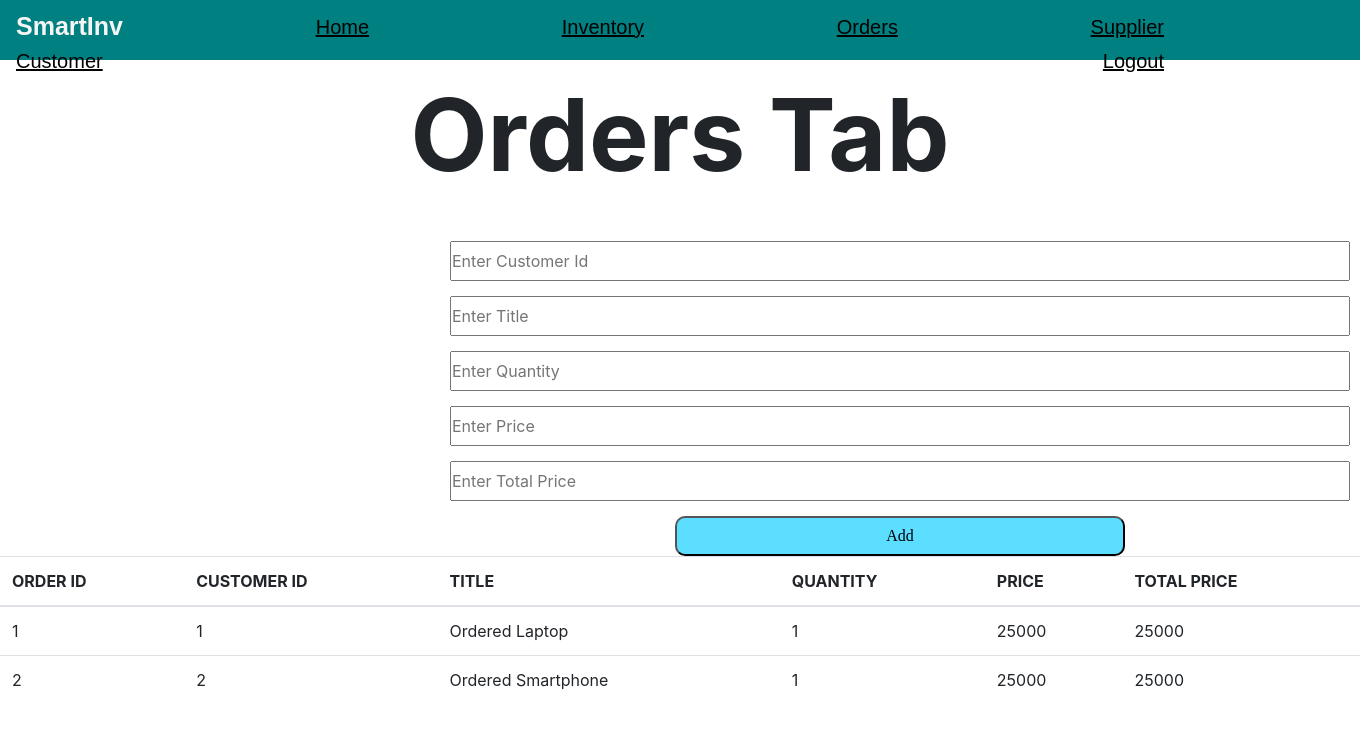
/orders.php, run on the app's committed database.
### tables this page shows
CREATE TABLE `orders` (
  `ord_id` int(11) NOT NULL,
  `c_id` int(11) DEFAULT NULL,
  `title` varchar(50) DEFAULT NULL,
  `quantity` int(11) DEFAULT NULL,
  `price` int(11) DEFAULT NULL,
  `total` int(11) DEFAULT NULL
);

### orders.php (the view, shortened to what this page needs)
<!DOCTYPE html>
<html lang="en">
<head>
    <link rel="stylesheet" href="styledash.css">
    <link rel="stylesheet" href="tables/css/bootstrap.min.css">
    <link rel="stylesheet" href="complete.css">
</head>
<body>
    <header>
        <div class="navbar">
            <a class="hello" id="logo">SmartInv</a>
            <a class="hello" href="Dashboard.php">Home</a>
            <a class="hello" href="Inventory.php">Inventory</a>
            <a class="hello" href="orders.php">Orders</a>
            <a class="hello" href="suppliers.php">Supplier</a>
            <a class="hello" href="customer.php">Customer</a>
            <a class="hello" href="login.php" id="logout">Logout</a>
        </div>
    </header>
    <main class="content">
    <p id="headingss">Orders Tab</p>
         <form action="<?php echo $_SERVER['PHP_SELF'] ?>" method="POST">
        <div class="orderfields">
            <input id="c_id" name='c_id' placeholder="Enter Customer Id" required>
        </div>
        <div class="orderfields">
            <input id="title" name='title' placeholder="Enter Title" required>
        </div>
        <div class="orderfields">
            <input id="quantity" name='quantity' placeholder="Enter Quantity" required>
        </div>
        <div class="orderfields">
            <input id="price" name='price' placeholder="Enter Price" required>
        </div>
        <div class="orderfields">
            <input id="total" name='total' placeholder="Enter Total Price" required>
        </div>
        <div class ="orderfields">
            <button id="addbtn">Add</button>
        </div>
        </form>
        <table class="table">
            <thead>
                <tr>
                    <th scope="col">ORDER ID</th>
                    <th scope="col">CUSTOMER ID</th>
                    <th scope="col">TITLE</th>
                    <th scope="col">QUANTITY</th>
                    <th scope="col">PRICE</th>
                    <th scope="col">TOTAL PRICE</th>
                </tr>
            </thead>
            <tbody>
                <?php
                    $mysqli = require __DIR__ . "/database.php";
                $result = mysqli_query($mysqli, "SELECT * FROM orders") or die(mysqli_error($mysqli));
                while($row = mysqli_fetch_array($result)){
                ?>
                <tr>
                    <td><?php echo $row['ord_id'] ?></td>
                    <td><?php echo $row['c_id'] ?></td>
                    <td><?php echo $row['title'] ?></td>
                    <td><?php echo $row['quantity'] ?></td>
                    <td><?php echo $row['price'] ?></td>
                    <td><?php echo $row['total'] ?></td>
                </tr>
             <?php } ?>
            </tbody>
        </table>
    </main>
</body>
</html>

### styledash.css (style rules this page uses)
* { padding: 0; margin: 0; }
.navbar { height: 60px; font-family: 'Franklin Gothic Medium', 'Arial Narrow', Arial, sans-serif; padding-top: 20px; background-color: teal; }
#logo { color: whitesmoke; font-size: 25px; font-weight: 600; text-decoration: none; }
.hello { margin-right: 180px; text-decoration: underline solid 2px black; color: black; font-size: 20px; display: inline-block; }
.navbar a { margin-right: 180px; text-decoration: underline solid 2px black; color: black; font-size: 20px; display: inline-block; }
.content { height: 900px; }

### complete.css (style rules this page uses)
#headingss { font-weight: bolder; font-size: 100px; text-align: center; }
#addbtn { font-family: 'Lucida Sans'; background-color: rgb(91, 222, 255) ; color: black; width: 450px; height: 40px; border-color: black; border-radius: 10px; transition: background-color 0.5s; margin-left: 225px; }
.orderfields { padding-top:15px; padding-left: 450px; }
#price { width: 900px; height: 40px; }
#title { width: 900px; height: 40px; }
#quantity { width: 900px; height: 40px; }
#total { width: 900px; height: 40px; }
#c_id { width: 900px; height: 40px; }

### data on the page
orders: ord_id "1", c "1", title "Ordered Laptop", quantity "1", price "25000", total "25000"
orders: ord_id "2", c "2", title "Ordered Smartphone", quantity "1", price "25000", total "25000"
